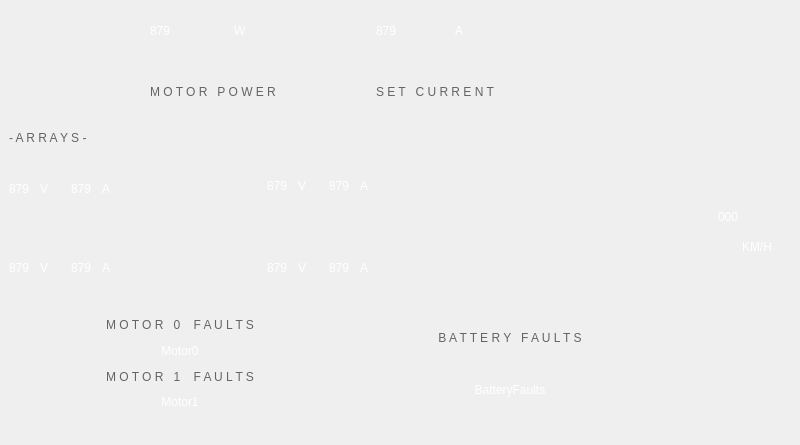
    <widget class="QWidget" name="leftScreenWidget" native="true">
     <property name="minimumSize">
      <size>
       <width>800</width>
       <height>0</height>
      </size>
     </property>
     <property name="maximumSize">
      <size>
       <width>800</width>
       <height>16777215</height>
      </size>
     </property>
     <layout class="QGridLayout" name="gridLayout">
      <property name="leftMargin">
       <number>0</number>
      </property>
      <property name="topMargin">
       <number>0</number>
      </property>
      <property name="rightMargin">
       <number>0</number>
      </property>
      <property name="bottomMargin">
       <number>0</number>
      </property>
      <property name="spacing">
       <number>0</number>
      </property>
      <item row="1" column="5">
       <widget class="QWidget" name="actualSpeedWidget" native="true">
        <layout class="QHBoxLayout" name="actualSpeedLayout">
         <property name="spacing">
          <number>0</number>
         </property>
         <property name="leftMargin">
          <number>0</number>
         </property>
         <property name="topMargin">
          <number>0</number>
         </property>
         <property name="rightMargin">
          <number>25</number>
         </property>
         <property name="bottomMargin">
          <number>0</number>
         </property>
         <item>
          <spacer name="horizontalSpacer_4">
           <property name="orientation">
            <enum>Qt::Horizontal</enum>
           </property>
           <property name="sizeHint" stdset="0">
            <size>
             <width>40</width>
             <height>20</height>
            </size>
           </property>
          </spacer>
         </item>
         <item>
          <widget class="QLabel" name="actualSpeedLabel">
           <property name="styleSheet">
            <string notr="true">font: bold 72pt &quot;LCDMono&quot;;
color: white;</string>
           </property>
           <property name="text">
            <string>000</string>
           </property>
          </widget>
         </item>
         <item>
          <widget class="QLabel" name="actualSpeedUnitsLabel">
           <property name="styleSheet">
            <string notr="true">font: 75 bold 18pt &quot;Nimbus Sans L&quot;;
padding-top:60px;
color: white;</string>
           </property>
           <property name="text">
            <string>KM/H</string>
           </property>
          </widget>
         </item>
        </layout>
       </widget>
      </item>
      <item row="2" column="0" colspan="6">
       <layout class="QGridLayout" name="leftBottomLayout">
        <property name="leftMargin">
         <number>0</number>
        </property>
        <property name="topMargin">
         <number>0</number>
        </property>
        <property name="rightMargin">
         <number>0</number>
        </property>
        <property name="bottomMargin">
         <number>0</number>
        </property>
        <property name="spacing">
         <number>0</number>
        </property>
        <item row="0" column="4" rowspan="4">
         <layout class="QGridLayout" name="leftTurnSignalLayout">
          <property name="rightMargin">
           <number>45</number>
          </property>
          <property name="bottomMargin">
           <number>30</number>
          </property>
          <property name="spacing">
           <number>0</number>
          </property>
          <item row="0" column="1">
           <spacer name="verticalSpacer_2">
            <property name="orientation">
             <enum>Qt::Vertical</enum>
            </property>
            <property name="sizeHint" stdset="0">
             <size>
              <width>20</width>
              <height>40</height>
             </size>
            </property>
           </spacer>
          </item>
          <item row="1" column="0">
           <spacer name="horizontalSpacer">
            <property name="orientation">
             <enum>Qt::Horizontal</enum>
            </property>
            <property name="sizeHint" stdset="0">
             <size>
              <width>40</width>
              <height>20</height>
             </size>
            </property>
           </spacer>
          </item>
          <item row="1" column="1">
           <widget class="QWidget" name="leftTurnSignalWidget" native="true">
            <property name="minimumSize">
             <size>
              <width>63</width>
              <height>63</height>
             </size>
            </property>
            <property name="maximumSize">
             <size>
              <width>63</width>
              <height>63</height>
             </size>
            </property>
            <property name="styleSheet">
             <string notr="true">background: url(:/Resources/TurnSignalLeft.png);</string>
            </property>
           </widget>
          </item>
         </layout>
        </item>
        <item row="0" column="2" rowspan="4" colspan="2">
         <widget class="QWidget" name="batteryFaultsWidget" native="true">
          <layout class="QVBoxLayout" name="batteryFaultsLayout">
           <property name="spacing">
            <number>0</number>
           </property>
           <property name="leftMargin">
            <number>30</number>
           </property>
           <property name="topMargin">
            <number>0</number>
           </property>
           <property name="rightMargin">
            <number>0</number>
           </property>
           <property name="bottomMargin">
            <number>30</number>
           </property>
           <item>
            <widget class="QLabel" name="batteryFaultsTitleLabel">
             <property name="styleSheet">
              <string notr="true">font: bold 10pt &quot;Arial Unicode MS&quot;;
color: rgb(100,100,100);</string>
             </property>
             <property name="text">
              <string>B A T T E R Y   F A U L T S</string>
             </property>
             <property name="alignment">
              <set>Qt::AlignCenter</set>
             </property>
            </widget>
           </item>
           <item>
            <widget class="QLabel" name="batteryFaultsLabel">
             <property name="minimumSize">
              <size>
               <width>300</width>
               <height>0</height>
              </size>
             </property>
             <property name="styleSheet">
              <string notr="true">font: 12pt &quot;Burlingame Pro&quot;;
color:white;</string>
             </property>
             <property name="text">
              <string>BatteryFaults</string>
             </property>
             <property name="alignment">
              <set>Qt::AlignCenter</set>
             </property>
             <property name="wordWrap">
              <bool>true</bool>
             </property>
            </widget>
           </item>
          </layout>
         </widget>
        </item>
        <item row="0" column="0" rowspan="4" colspan="2">
         <widget class="QWidget" name="motorFaultsWidget" native="true">
          <layout class="QVBoxLayout" name="motorFaultsLayout">
           <property name="spacing">
            <number>0</number>
           </property>
           <property name="leftMargin">
            <number>30</number>
           </property>
           <property name="topMargin">
            <number>0</number>
           </property>
           <property name="rightMargin">
            <number>0</number>
           </property>
           <property name="bottomMargin">
            <number>30</number>
           </property>
           <item>
            <widget class="QLabel" name="motorZeroFaultsTitleLabel">
             <property name="sizePolicy">
              <sizepolicy hsizetype="Preferred" vsizetype="Preferred">
               <horstretch>0</horstretch>
               <verstretch>0</verstretch>
              </sizepolicy>
             </property>
             <property name="styleSheet">
              <string notr="true">font: bold 10pt &quot;Arial Unicode MS&quot;;
color: rgb(100,100,100);</string>
             </property>
             <property name="text">
              <string>M O T O R   0    F A U L T S</string>
             </property>
             <property name="alignment">
              <set>Qt::AlignCenter</set>
             </property>
            </widget>
           </item>
           <item>
            <widget class="QLabel" name="motorZeroFaultsLabel">
             <property name="minimumSize">
              <size>
               <width>300</width>
               <height>0</height>
              </size>
             </property>
             <property name="styleSheet">
              <string notr="true">font: 12pt &quot;Burlingame Pro&quot;;
color:white;</string>
             </property>
             <property name="text">
              <string>Motor0</string>
             </property>
             <property name="alignment">
              <set>Qt::AlignCenter</set>
             </property>
            </widget>
           </item>
           <item>
            <widget class="QLabel" name="motorOneFaultsTitleLabel">
             <property name="styleSheet">
              <string notr="true">font: bold 10pt &quot;Arial Unicode MS&quot;;
color: rgb(100,100,100);</string>
             </property>
             <property name="text">
              <string>M O T O R   1    F A U L T S</string>
             </property>
             <property name="alignment">
              <set>Qt::AlignCenter</set>
             </property>
            </widget>
           </item>
           <item>
            <widget class="QLabel" name="motorOneFaultsLabel">
             <property name="styleSheet">
              <string notr="true">font: 12pt &quot;Burlingame Pro&quot;;
color:white;</string>
             </property>
             <property name="text">
              <string>Motor1</string>
             </property>
             <property name="alignment">
              <set>Qt::AlignCenter</set>
             </property>
            </widget>
           </item>
          </layout>
         </widget>
        </item>
       </layout>
      </item>
      <item row="0" column="0" colspan="6">
       <layout class="QGridLayout" name="leftTopLayout">
        <property name="leftMargin">
         <number>0</number>
        </property>
        <property name="topMargin">
         <number>0</number>
        </property>
        <property name="rightMargin">
         <number>0</number>
        </property>
        <property name="bottomMargin">
         <number>0</number>
        </property>
        <property name="spacing">
         <number>0</number>
        </property>
        <item row="0" column="0" rowspan="3" colspan="2">
         <widget class="QWidget" name="motorPowerWidget" native="true">
          <layout class="QGridLayout" name="motorPowerLayout">
           <property name="leftMargin">
            <number>150</number>
           </property>
           <property name="topMargin">
            <number>0</number>
           </property>
           <property name="rightMargin">
            <number>0</number>
           </property>
           <property name="bottomMargin">
            <number>0</number>
           </property>
           <property name="spacing">
            <number>0</number>
           </property>
           <item row="0" column="0" colspan="2">
            <widget class="QLabel" name="motorPowerLabel">
             <property name="styleSheet">
              <string notr="true">QLabel {
font: 24pt &quot;Burlingame Pro&quot;;
color: white;
qproperty-alignment: 'AlignBottom | AlignRight';
}</string>
             </property>
             <property name="text">
              <string>879</string>
             </property>
            </widget>
           </item>
           <item row="0" column="2">
            <widget class="QLabel" name="motorPowerUnitsLabel">
             <property name="styleSheet">
              <string notr="true">QLabel {
font: 14pt &quot;Burlingame Pro&quot;;
color: white;
qproperty-alignment: 'AlignBottom | AlignLeft';
}</string>
             </property>
             <property name="text">
              <string>W</string>
             </property>
            </widget>
           </item>
           <item row="1" column="0" colspan="3">
            <widget class="QLabel" name="motorPowerTitleLabel">
             <property name="styleSheet">
              <string notr="true">QLabel {
font: bold 10pt &quot;Arial Unicode MS&quot;;
qproperty-alignment: AlignHCenter;
color: rgb(100,100,100);
}</string>
             </property>
             <property name="text">
              <string>M O T O R   P O W E R</string>
             </property>
            </widget>
           </item>
          </layout>
         </widget>
        </item>
        <item row="0" column="2" rowspan="3" colspan="3">
         <widget class="QWidget" name="setCurrentWidget" native="true">
          <layout class="QGridLayout" name="setCurrentLayout">
           <property name="leftMargin">
            <number>100</number>
           </property>
           <property name="topMargin">
            <number>0</number>
           </property>
           <property name="rightMargin">
            <number>0</number>
           </property>
           <property name="bottomMargin">
            <number>0</number>
           </property>
           <property name="spacing">
            <number>0</number>
           </property>
           <item row="0" column="2">
            <widget class="QLabel" name="setCurrentUnitsLabel">
             <property name="styleSheet">
              <string notr="true">QLabel {
font: 14pt &quot;Burlingame Pro&quot;;
color: white;
qproperty-alignment: 'AlignBottom | AlignLeft';
}</string>
             </property>
             <property name="text">
              <string>A</string>
             </property>
            </widget>
           </item>
           <item row="1" column="0" colspan="3">
            <widget class="QLabel" name="setCurrentTitleLabel">
             <property name="styleSheet">
              <string notr="true">QLabel {
font: bold 10pt &quot;Arial Unicode MS&quot;;
qproperty-alignment: AlignHCenter;
color: rgb(100,100,100);
}

</string>
             </property>
             <property name="text">
              <string>S E T   C U R R E N T</string>
             </property>
            </widget>
           </item>
           <item row="0" column="0" colspan="2">
            <widget class="QLabel" name="setCurrentLabel">
             <property name="styleSheet">
              <string notr="true">QLabel {
font: 24pt &quot;Burlingame Pro&quot;;
color: white;
qproperty-alignment: 'AlignBottom | AlignRight';
}</string>
             </property>
             <property name="text">
              <string>879</string>
             </property>
            </widget>
           </item>
          </layout>
         </widget>
        </item>
        <item row="0" column="5" rowspan="3">
         <layout class="QGridLayout" name="motorResetButtonLayout">
          <property name="leftMargin">
           <number>0</number>
          </property>
          <property name="topMargin">
           <number>30</number>
          </property>
          <property name="rightMargin">
           <number>45</number>
          </property>
          <property name="spacing">
           <number>0</number>
          </property>
          <item row="0" column="0">
           <spacer name="horizontalSpacer_3">
            <property name="orientation">
             <enum>Qt::Horizontal</enum>
            </property>
            <property name="sizeHint" stdset="0">
             <size>
              <width>40</width>
              <height>20</height>
             </size>
            </property>
           </spacer>
          </item>
          <item row="0" column="1">
           <widget class="QWidget" name="motorResetButtonWidget" native="true">
            <property name="minimumSize">
             <size>
              <width>60</width>
              <height>52</height>
             </size>
            </property>
            <property name="maximumSize">
             <size>
              <width>60</width>
              <height>52</height>
             </size>
            </property>
            <property name="styleSheet">
             <string notr="true">background: url(:/Resources/MotorResetButton.png);</string>
            </property>
           </widget>
          </item>
          <item row="1" column="1">
           <spacer name="verticalSpacer_4">
            <property name="orientation">
             <enum>Qt::Vertical</enum>
            </property>
            <property name="sizeHint" stdset="0">
             <size>
              <width>20</width>
              <height>40</height>
             </size>
            </property>
           </spacer>
          </item>
         </layout>
        </item>
       </layout>
      </item>
      <item row="1" column="1">
       <widget class="QWidget" name="arraysWidget" native="true">
        <property name="styleSheet">
         <string notr="true"/>
        </property>
        <layout class="QGridLayout" name="gridLayout_7">
         <item row="0" column="0" colspan="2">
          <widget class="QLabel" name="arraysTitleLabel">
           <property name="styleSheet">
            <string notr="true">QLabel {
font: bold 10pt &quot;Arial Unicode MS&quot;;
qproperty-alignment: 'AlignHCenter | AlignBottom';
color: rgb(100,100,100);
}
</string>
           </property>
           <property name="text">
            <string>- A R R A Y S -</string>
           </property>
          </widget>
         </item>
         <item row="1" column="0" rowspan="2" colspan="2">
          <widget class="QWidget" name="array0Widget" native="true">
           <property name="minimumSize">
            <size>
             <width>124</width>
             <height>70</height>
            </size>
           </property>
           <property name="maximumSize">
            <size>
             <width>124</width>
             <height>16777215</height>
            </size>
           </property>
           <property name="styleSheet">
            <string notr="true">background: url(:/Resources/ArrayZeroBackground.png);</string>
           </property>
           <layout class="QHBoxLayout" name="horizontalLayout_4">
            <property name="spacing">
             <number>0</number>
            </property>
            <property name="leftMargin">
             <number>0</number>
            </property>
            <property name="topMargin">
             <number>0</number>
            </property>
            <property name="rightMargin">
             <number>0</number>
            </property>
            <property name="bottomMargin">
             <number>0</number>
            </property>
            <item>
             <widget class="QLabel" name="array0VoltageLabel">
              <property name="styleSheet">
               <string notr="true">font: 18pt &quot;Burlingame Pro&quot;;
color:white;
background: none;</string>
              </property>
              <property name="text">
               <string>879</string>
              </property>
             </widget>
            </item>
            <item>
             <widget class="QLabel" name="array0VoltageUnitsLabel">
              <property name="styleSheet">
               <string notr="true">color: white;
background: none;</string>
              </property>
              <property name="text">
               <string>V</string>
              </property>
             </widget>
            </item>
            <item>
             <widget class="QLabel" name="array0CurrentLabel">
              <property name="styleSheet">
               <string notr="true">font: 18pt &quot;Burlingame Pro&quot;;
color:white;
background: none;</string>
              </property>
              <property name="text">
               <string>879</string>
              </property>
             </widget>
            </item>
            <item>
             <widget class="QLabel" name="array0CurrentUnitsLabel">
              <property name="styleSheet">
               <string notr="true">color: white;
background: none;</string>
              </property>
              <property name="text">
               <string>A</string>
              </property>
             </widget>
            </item>
           </layout>
          </widget>
         </item>
         <item row="1" column="2">
          <spacer name="horizontalSpacer_8">
           <property name="orientation">
            <enum>Qt::Horizontal</enum>
           </property>
           <property name="sizeHint" stdset="0">
            <size>
             <width>40</width>
             <height>20</height>
            </size>
           </property>
          </spacer>
         </item>
         <item row="3" column="0" colspan="2">
          <widget class="QWidget" name="array2Widget" native="true">
           <property name="minimumSize">
            <size>
             <width>124</width>
             <height>70</height>
            </size>
           </property>
           <property name="maximumSize">
            <size>
             <width>124</width>
             <height>16777215</height>
            </size>
           </property>
           <property name="styleSheet">
            <string notr="true">background: url(:/Resources/ArrayTwoBackground.png);</string>
           </property>
           <layout class="QHBoxLayout" name="horizontalLayout_5">
            <property name="spacing">
             <number>0</number>
            </property>
            <property name="leftMargin">
             <number>0</number>
            </property>
            <property name="topMargin">
             <number>0</number>
            </property>
            <property name="rightMargin">
             <number>0</number>
            </property>
            <property name="bottomMargin">
             <number>0</number>
            </property>
            <item>
             <widget class="QLabel" name="array2VoltageLabel">
              <property name="styleSheet">
               <string notr="true">font: 18pt &quot;Burlingame Pro&quot;;
color:white;
background: none;</string>
              </property>
              <property name="text">
               <string>879</string>
              </property>
             </widget>
            </item>
            <item>
             <widget class="QLabel" name="array2VoltageUnitsLabel">
              <property name="styleSheet">
               <string notr="true">color: white;
background: none;</string>
              </property>
              <property name="text">
               <string>V</string>
              </property>
             </widget>
            </item>
            <item>
             <widget class="QLabel" name="array2CurrentLabel">
              <property name="styleSheet">
               <string notr="true">font: 18pt &quot;Burlingame Pro&quot;;
color:white;
background: none;</string>
              </property>
              <property name="text">
               <string>879</string>
              </property>
             </widget>
            </item>
            <item>
             <widget class="QLabel" name="array2CurrentUnitsLabel">
              <property name="styleSheet">
               <string notr="true">color: white;
background: none;</string>
              </property>
              <property name="text">
               <string>A</string>
              </property>
             </widget>
            </item>
           </layout>
          </widget>
         </item>
         <item row="3" column="2">
          <spacer name="horizontalSpacer_9">
           <property name="orientation">
            <enum>Qt::Horizontal</enum>
           </property>
           <property name="sizeHint" stdset="0">
            <size>
             <width>40</width>
             <height>20</height>
            </size>
           </property>
          </spacer>
         </item>
         <item row="3" column="3">
          <widget class="QWidget" name="array3Widget" native="true">
           <property name="minimumSize">
            <size>
             <width>124</width>
             <height>70</height>
            </size>
           </property>
           <property name="maximumSize">
            <size>
             <width>124</width>
             <height>16777215</height>
            </size>
           </property>
           <property name="styleSheet">
            <string notr="true">Background:url(:/Resources/ArrayThreeBackground.png)</string>
           </property>
           <layout class="QHBoxLayout" name="horizontalLayout_9">
            <property name="spacing">
             <number>0</number>
            </property>
            <property name="leftMargin">
             <number>0</number>
            </property>
            <property name="topMargin">
             <number>0</number>
            </property>
            <property name="rightMargin">
             <number>0</number>
            </property>
            <property name="bottomMargin">
             <number>0</number>
            </property>
            <item>
             <widget class="QLabel" name="array3VoltageLabel">
              <property name="styleSheet">
               <string notr="true">font: 18pt &quot;Burlingame Pro&quot;;
color:white;
background: none;</string>
              </property>
              <property name="text">
               <string>879</string>
              </property>
             </widget>
            </item>
            <item>
             <widget class="QLabel" name="array3VoltageUnitsLabel">
              <property name="styleSheet">
               <string notr="true">color: white;
background: none;</string>
              </property>
              <property name="text">
               <string>V</string>
              </property>
             </widget>
            </item>
            <item>
             <widget class="QLabel" name="array3CurrentLabel">
              <property name="styleSheet">
               <string notr="true">font: 18pt &quot;Burlingame Pro&quot;;
color:white;
background: none;</string>
              </property>
              <property name="text">
               <string>879</string>
              </property>
             </widget>
            </item>
            <item>
             <widget class="QLabel" name="array3CurrentUnitsLabel">
              <property name="styleSheet">
               <string notr="true">color: white;
background: none;</string>
              </property>
              <property name="text">
               <string>A</string>
              </property>
             </widget>
            </item>
           </layout>
          </widget>
         </item>
         <item row="1" column="3">
          <widget class="QWidget" name="array1Widget" native="true">
           <property name="minimumSize">
            <size>
             <width>124</width>
             <height>70</height>
            </size>
           </property>
           <property name="styleSheet">
            <string notr="true">background: url(:/Resources/ArrayOneBackground.png);</string>
           </property>
           <layout class="QHBoxLayout" name="horizontalLayout_3">
            <property name="spacing">
             <number>0</number>
            </property>
            <property name="leftMargin">
             <number>0</number>
            </property>
            <property name="topMargin">
             <number>0</number>
            </property>
            <property name="rightMargin">
             <number>0</number>
            </property>
            <property name="bottomMargin">
             <number>0</number>
            </property>
            <item>
             <widget class="QLabel" name="array1VoltageLabel">
              <property name="styleSheet">
               <string notr="true">font: 18pt &quot;Burlingame Pro&quot;;
color:white;
background: none;</string>
              </property>
              <property name="text">
               <string>879</string>
              </property>
             </widget>
            </item>
            <item>
             <widget class="QLabel" name="array1VoltageUnitsLabel">
              <property name="styleSheet">
               <string notr="true">color: white;
background: none;</string>
              </property>
              <property name="text">
               <string>V</string>
              </property>
             </widget>
            </item>
            <item>
             <widget class="QLabel" name="array1CurrentLabel">
              <property name="styleSheet">
               <string notr="true">font: 18pt &quot;Burlingame Pro&quot;;
color:white;
background: none;</string>
              </property>
              <property name="text">
               <string>879</string>
              </property>
             </widget>
            </item>
            <item>
             <widget class="QLabel" name="array1CurrentUnitsLabel">
              <property name="styleSheet">
               <string notr="true">color: white;
background: none;</string>
              </property>
              <property name="text">
               <string>A</string>
              </property>
             </widget>
            </item>
           </layout>
          </widget>
         </item>
        </layout>
       </widget>
      </item>
     </layout>
    </widget>
